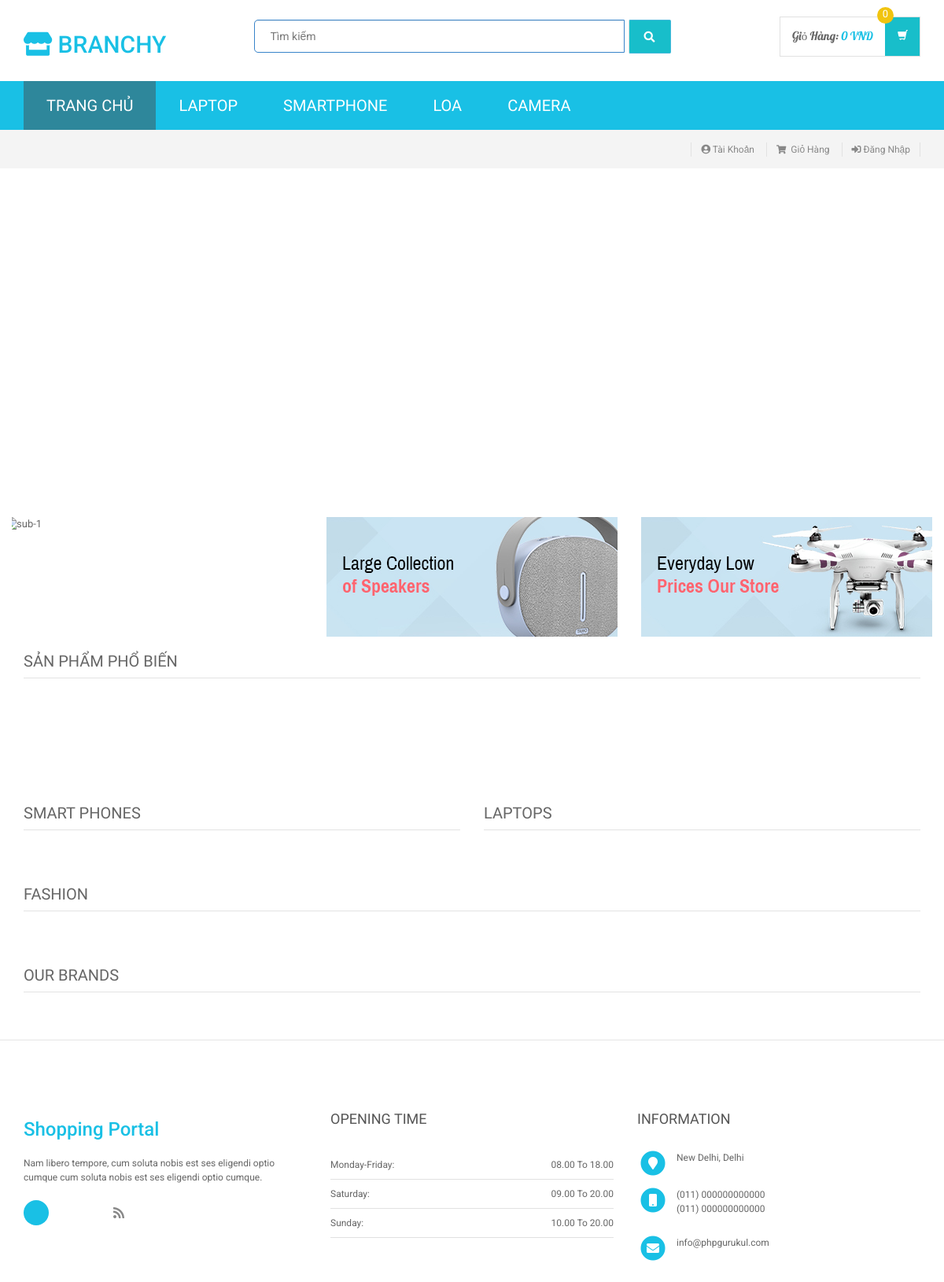
/Shoppingg/index.php, run on the app's committed database.
### tables this page shows
CREATE TABLE `category` (
  `id` int(11) NOT NULL,
  `categoryName` varchar(255) DEFAULT NULL,
  `categoryDescription` longtext,
  `creationDate` timestamp NOT NULL DEFAULT CURRENT_TIMESTAMP,
  `updationDate` varchar(255) DEFAULT NULL
);

### Shoppingg/index.php (the view, shortened to what this page needs)
<?php
include('includes/config.php');
?>
<!DOCTYPE html>
<html lang="en">
	<head>
	    <link rel="stylesheet" href="assets/css/bootstrapss.min.css">
	    <link rel="stylesheet" href="assets/css/mainx.css">
	    <link rel="stylesheet" href="assets/css/greens.css">
	    <link rel="stylesheet" href="assets/css/owl.carousel.css">
		<link rel="stylesheet" href="assets/css/owl.transitions.css">
		<link href="assets/css/lightbox.css" rel="stylesheet">
		<link rel="stylesheet" href="assets/css/animate.min.css">
		<link rel="stylesheet" href="assets/css/rateit.css">
		<link rel="stylesheet" href="assets/css/bootstrap-select.min.css">
		<link rel="stylesheet" href="assets/css/config.css">
		<link href="assets/css/greens.css" rel="alternate stylesheet" title="Green color">
		<link href="assets/css/blue.css" rel="alternate stylesheet" title="Blue color">
		<link href="assets/css/red.css" rel="alternate stylesheet" title="Red color">
		<link href="assets/css/orange.css" rel="alternate stylesheet" title="Orange color">
		<link href="assets/css/dark-green.css" rel="alternate stylesheet" title="Darkgreen color">
		<link rel="stylesheet" href="assets/css/font-awesome.min.css">
		<link rel="stylesheet" href="https://use.fontawesome.com/releases/v5.6.3/css/all.css">
	</head>
    <body class="cnt-home">
<header class="header-style-1">
<?php include('includes/main-header.php');?>
<?php include('includes/menu-bar.php');?>
<?php include('includes/top-header.php');?>
</header>
<div class="body-content outer-top-xs" id="top-banner-and-menu">
	<div class="container">
		<div class="furniture-container homepage-container">
		<div class="row">
			<div class="homebanner-holder">
<div id="hero" class="homepage-slider3 w-100">
</div>
<div class="info-boxes wow fadeInUp">
	<div class="info-boxes-inner">
		<div class="row">
			<div class="col-md-6 col-sm-4 col-lg-4">
				<div class="info-box">
					<div class="row">
						<img src="./img/sub-banner1.jpg" alt="sub-1">
					</div>
				</div>
			</div>
			<div class="hidden-md col-sm-4 col-lg-4">
			<div class="info-box">
					<div class="row">
						<img src="./img/sub-banner2.jpg" alt="sub-2">
					</div>
				</div>
			</div>
			<div class="col-md-6 col-sm-4 col-lg-4">
			<div class="info-box">
					<div class="row">
						<img src="./img/sub-banner3.jpg" alt="sub-3">
					</div>
				</div>
			</div>
		</div>
	</div>
</div>
			</div>
		</div>
		<div id="product-tabs-slider" class="scroll-tabs inner-bottom-vs  wow fadeInUp mt-5">
			<div class="more-info-tab clearfix">
			   <h3 class="new-product-title pull-left">Sản phẩm phổ biến</h3>
			</div>
		</div>
			<div class="sections prod-slider-small outer-top-small">
				<div class="row">
					<div class="col-md-6">
	                   <section class="section">
	                   	<h3 class="section-title">Smart Phones</h3>
	                   </section>
					</div>
					<div class="col-md-6">
						<section class="section">
							<h3 class="section-title">Laptops</h3>
	                   </section>
					</div>
				</div>
			</div>
	<section class="section featured-product inner-xs wow fadeInUp">
		<h3 class="section-title">Fashion</h3>
		</section>
<?php include('includes/brands-slider.php');?>
</div>
</div>
<?php include('includes/footer.php');?>
</body>
</html>

### Shoppingg/includes/menu-bar.php (shortened to what this page needs)
<div class="header-nav animate-dropdown">
    <div class="container">
        <div class="yamm navbar navbar-default" role="navigation">
            <div class="nav-bg-class">
                <div class="navbar-collapse collapse" id="mc-horizontal-menu-collapse">
	<div class="nav-outer">
		<ul class="nav navbar-nav">
			<li class="active dropdown yamm-fw">
				<a href="index.php" data-hover="dropdown" class="dropdown-toggle">TRANG CHỦ</a>
			</li>
              <?php $sql=mysqli_query($con,"select id,categoryName  from category limit 6");
while($row=mysqli_fetch_array($sql))
{
    ?>
			<li class="dropdown yamm">
				<a href="category.php?cid=<?php echo $row['id'];?>"> <?php echo $row['categoryName'];?></a>
			</li>
			<?php } ?>
		</ul>
		<div class="clearfix"></div>
	</div>
</div>
            </div>
        </div>
    </div>
</div>

### Shoppingg/assets/css/greens.css (style rules this page uses)
a { color: #19C0E5; }
.header-style-1 .header-nav { background: #19C0E5; }
.cnt-home .header-style-1 .header-nav .navbar .navbar-nav > li.active { background: #2E879B; }

### Shoppingg/assets/css/lightbox.css (style rules this page uses)
body:after { content: url(../images/close.png) url(../images/loading.gif) url(../images/prev.png) url(../images/next.png); display: none; }

### Shoppingg/assets/css/blue.css (style rules this page uses)
a { color: #3498db; }
.header-style-1 .header-nav { background: #3498db; }
.cnt-home .header-style-1 .header-nav .navbar .navbar-nav > li.active { background: #1d6ca1; }

### Shoppingg/assets/css/red.css (style rules this page uses)
a { color: #ff6c6c; }
.header-style-1 .header-nav { background: #ff6c6c; }
.cnt-home .header-style-1 .header-nav .navbar .navbar-nav > li.active { background: #ff1a1a; }

### Shoppingg/assets/css/orange.css (style rules this page uses)
a { color: #f39c12; }
.header-style-1 .header-nav { background: #f39c12; }
.cnt-home .header-style-1 .header-nav .navbar .navbar-nav > li.active { background: #ab6c09; }

### Shoppingg/assets/css/dark-green.css (style rules this page uses)
a { color: #12cca7; }
.header-style-1 .header-nav { background: #12cca7; }
.cnt-home .header-style-1 .header-nav .navbar .navbar-nav > li.active { background: #0b816a; }

### data on the page
category: categoryName "LAPTOP"
category: categoryName "SMARTPHONE"
category: categoryName "LOA"
category: categoryName "CAMERA"
